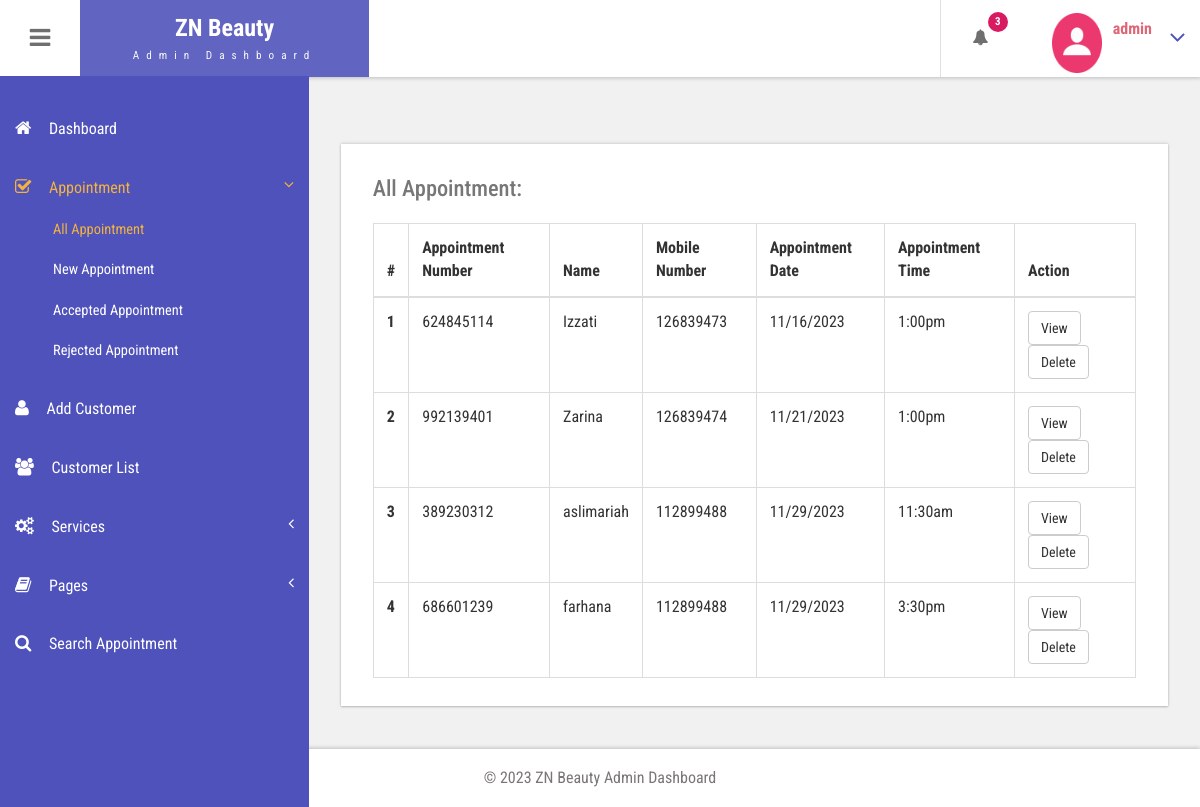
The app's page /beauty/admin/all-appointment.php (signed in) with its own data.
### tables this page shows
CREATE TABLE `tblappointment` (
  `ID` int(10) NOT NULL,
  `AptNumber` varchar(80) DEFAULT NULL,
  `Name` varchar(120) DEFAULT NULL,
  `Email` varchar(120) DEFAULT NULL,
  `PhoneNumber` bigint(11) DEFAULT NULL,
  `AptDate` varchar(120) DEFAULT NULL,
  `AptTime` varchar(120) DEFAULT NULL,
  `Services` varchar(120) DEFAULT NULL,
  `ApplyDate` timestamp NULL DEFAULT current_timestamp(),
  `Remark` varchar(250) NOT NULL,
  `Status` varchar(50) NOT NULL,
  `RemarkDate` timestamp NOT NULL DEFAULT '0000-00-00 00:00:00' ON UPDATE current_timestamp()
);

### beauty/admin/all-appointment.php (the view, shortened to what this page needs)
<?php
include('includes/dbconnection.php');
if (strlen($_SESSION['bpmsaid']==0)) {
  header('location:logout.php');
  } else{
  ?>
<!DOCTYPE HTML>
<html>
<head>
<link href="css/bootstrap.css" rel='stylesheet' type='text/css' />
<link href="css/style.css" rel='stylesheet' type='text/css' />
<link href="css/font-awesome.css" rel="stylesheet">
<link href="css/animate.css" rel="stylesheet" type="text/css" media="all">
<link href="css/custom.css" rel="stylesheet">
</head>
<body class="cbp-spmenu-push">
	<div class="main-content">
		 <?php include_once('includes/sidebar.php');?>
		 <?php include_once('includes/header.php');?>
		<div id="page-wrapper">
			<div class="main-page">
				<div class="tables">
					<div class="table-responsive bs-example widget-shadow">
						<h4>All Appointment:</h4>
						<table class="table table-bordered"> <thead> <tr> <th>#</th> <th> Appointment Number</th> <th>Name</th><th>Mobile Number</th> <th>Appointment Date</th><th>Appointment Time</th><th>Action</th> </tr> </thead> <tbody>
<?php
$ret=mysqli_query($con,"select *from  tblappointment");
$cnt=1;
while ($row=mysqli_fetch_array($ret)) {
?>
						 <tr> <th scope="row"><?php echo $cnt;?></th> <td><?php  echo $row['AptNumber'];?></td> <td><?php  echo $row['Name'];?></td><td><?php  echo $row['PhoneNumber'];?></td><td><?php  echo $row['AptDate'];?></td> <td><?php  echo $row['AptTime'];?></td> <td><a href="view-appointment.php?viewid=<?php echo $row['ID'];?>" class="btn btn-default">View</a> <a href="all-appointment.php?id=<?php echo $row["ID"]; ?>" class="btn btn-default" onclick="return confirm('Are you sure to delete?');">Delete</a> </td> </tr>
						 <?php
$cnt=$cnt+1;
}?></tbody> </table>
					</div>
				</div>
			</div>
		</div>
		 <?php include_once('includes/footer.php');?>
	</div>
</body>
</html>
<?php }  ?>

### beauty/admin/includes/header.php (shortened to what this page needs)
<div class="sticky-header header-section ">
      <div class="header-left">
        <button id="showLeftPush"><i class="fa fa-bars"></i></button>
        <div class="logo">
          <a href="index.html">
            <h1>ZN Beauty </h1>
            <span>Admin Dashboard</span>
          </a>
        </div>
      </div>
      <div class="header-right">
        <div class="profile_details_left">
          <ul class="nofitications-dropdown">
            <?php
$ret1=mysqli_query($con,"select ID,Name from  tblappointment where Status=''");
$num=mysqli_num_rows($ret1);
?>
            <li class="dropdown head-dpdn">
              <a href="#" class="dropdown-toggle" data-toggle="dropdown" aria-expanded="false"><i class="fa fa-bell"></i>
              <span class="badge blue"><?php echo $num;?></span></a>
            </li>
          </ul>
          <div class="clearfix"> </div>
        </div>
        <div class="profile_details">
        <?php
$adid=$_SESSION['bpmsaid'];
$ret=mysqli_query($con,"select AdminName from tbladmin where ID='$adid'");
$row=mysqli_fetch_array($ret);
$name=$row['AdminName'];
?>
          <ul>
            <li class="dropdown profile_details_drop">
              <a href="#" class="dropdown-toggle" data-toggle="dropdown" aria-expanded="false">
                <div class="profile_img">
                  <span class="prfil-img"><img src="images/111.png" alt="" width="50" height="60"> </span>
                  <div class="user-name">
                    <p><?php echo $name; ?></p>
                  </div>
                  <i class="fa fa-angle-down lnr"></i>
                  <div class="clearfix"></div>
                </div>
              </a>
            </li>
          </ul>
        </div>
      </div>
      <div class="clearfix"> </div>
    </div>

### beauty/admin/css/style.css (style rules this page uses)
h4, h5, h6, h1, h2, h3 { margin: 0; }
ul, ol { margin: 0; }
p { margin: 0; }
html, body { font-family: 'Roboto Condensed', sans-serif; font-size: 100%; overflow-x: hidden; background: #fff; }
body a { transition: 0.5s all ease; -webkit-transition: 0.5s all ease; -moz-transition: 0.5s all ease; -o-transition: 0.5s all ease; -ms-transition: 0.5s all ease; text-decoration:none; }
h1,h2,h3,h4,h5,h6 { margin:0; }
p { margin:0; }
ul,label { margin:0; padding:0; }
.main-content { position: relative; }
.sticky-header { position: fixed; top: 0; left:0px; width: 100%; z-index: 100; }
.header-section { background:#FFF; box-shadow: 1px 1px 4px rgba(0, 0, 0, 0.21); -webkit-box-shadow: 1px 1px 4px rgba(0, 0, 0, 0.21); -moz-box-shadow: 1px 1px 4px rgba(0, 0, 0, 0.21); -o-box-shadow: 1px 1px 4px rgba(0, 0, 0, 0.21); }
.header-section::after { clear: both; display: block; content: ''; }
.header-left { float: left; width: 45%; }
.header-right { float: right; }
button#showLeftPush { font-size: 1.5em; width: 80px; padding: 0.87em 0; text-align: center; cursor: pointer; float: left; color: #6F6F6F; -moz-transition: all 0.2s ease-out 0s; -webkit-transition: all 0.2s ease-out 0s; transition: all 0.2s ease-out 0s; border: none; background-color: #fff; outline:none; }
.cbp-spmenu-push { overflow-x: hidden; position: relative; }
.cbp-spmenu, .cbp-spmenu-push { -webkit-transition: all 0.3s ease; -moz-transition: all 0.3s ease; transition: all 0.3s ease; }
.cbp-spmenu-push div#page-wrapper { margin: 0 0 0 19.3em; transition:.5s all; -webkit-transition:.5s all; -moz-transition:.5s all; }
.fa { display: inline-block; font-family: FontAwesome; font-style: normal; font-weight: normal; line-height: 1; -webkit-font-smoothing: antialiased; -moz-osx-font-smoothing: grayscale; }
.logo { background: #6164C1; text-align: center; float: left; }
.logo a { padding: 0.9em 3.3em .7em; display: block; text-decoration: none; }
.logo a h1 { color: #fff; font-size: 1.5em; line-height: 1.2em; font-weight: 700; }
.logo a span { color: #F8F8F8; font-size: .7em; text-align: center; letter-spacing: 7px; }
.profile_details_left { float: left; }
li.dropdown.head-dpdn { display: inline-block; padding: 1.7em 0; border-left: 1px solid #E0E0E0; float: left; }
li.dropdown.head-dpdn a.dropdown-toggle { padding: 1.7em 2em; }
i.fa.fa-bell { color:#6F6F6F; }
.header-right span.badge { font-size: 11px; font-weight: bold; color: #FFF; background: #8BC34A; line-height: 15px; width: 20px; height: 20px; border-radius: 2em; -webkit-border-radius: 2em; -moz-border-radius: 2em; -o-border-radius: 2em; text-align: center; display: inline-block; position: absolute; top: 16%; padding: 2px 0 0; }
.header-right span.blue { background-color:#D81B60; }
.profile_details { float: right; }
.profile_details_drop a.dropdown-toggle { display:block; padding: 0.8em 3em 0 2em; }
.profile_img span.prfil-img { float:left; }
.user-name { float:left; margin-top:8px; margin-left:11px; height:35px; }
.profile_details ul li { list-style-type:none; position:relative; }
.profile_details li a i.fa.lnr { position: absolute; top: 34%; right: 8%; color: #4F52BA; font-size: 1.6em; }
.user-name p { font-size:1em; color:#DD6777; line-height:1em; font-weight:700; }
.widget-shadow { background-color: #fff; box-shadow: 0 -1px 3px rgba(0,0,0,.12),0 1px 2px rgba(0,0,0,.24); -webkit-box-shadow: 0 -1px 3px rgba(0,0,0,.12),0 1px 2px rgba(0,0,0,.24); -moz-box-shadow: 0 -1px 3px rgba(0,0,0,.12),0 1px 2px rgba(0,0,0,.24); }
.table > thead > tr > th, .table > tbody > tr > th, .table > tfoot > tr > th, .table > thead > tr > td, .table > tbody > tr > td, .table > tfoot > tr > td { border-top: none; }
.tables h4 { font-size: 1.4em; margin-bottom: 1em; color: #777777; }
.tables .panel-body ,.tables .bs-example { padding: 2em 2em 0.5em; }
.tables .table > thead > tr > th, .tables .table > tbody > tr > th, .tables .table > tfoot > tr > th, .tables .table > thead > tr > td, .tables .table > tbody > tr > td, .tables .table > tfoot > tr > td { padding: 13px; border-top: 1px solid #E0E0E0; }
.bs-example { margin-top: 2em; }

### beauty/admin/css/custom.css (style rules this page uses)
#page-wrapper { padding:7em 2em 2.5em; background-color: #F1F1F1; }

### records on screen
tblappointment: AptNumber "624845114", Name "Izzati", PhoneNumber "126839473", AptDate "11/16/2023", AptTime "1:00pm"
tblappointment: AptNumber "992139401", Name "Zarina", PhoneNumber "126839474", AptDate "11/21/2023", AptTime "1:00pm"
tblappointment: AptNumber "389230312", Name "aslimariah", PhoneNumber "112899488", AptDate "11/29/2023", AptTime "11:30am"
tblappointment: AptNumber "686601239", Name "farhana", PhoneNumber "112899488", AptDate "11/29/2023", AptTime "3:30pm"

### other values on screen
$num "3"
$name "admin"
